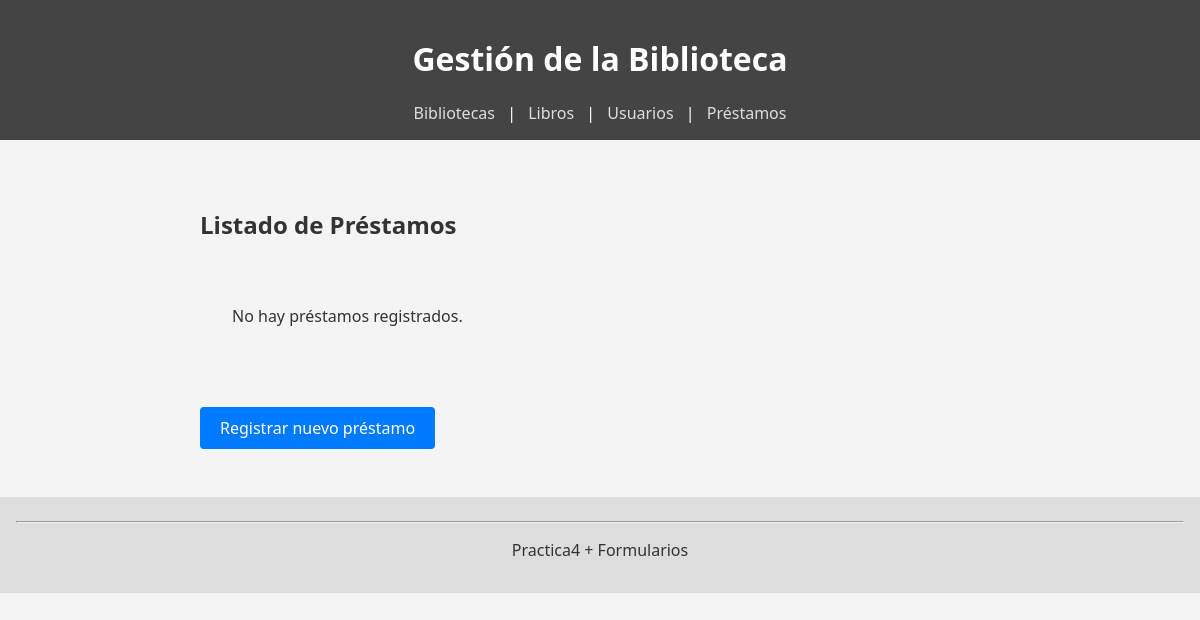
/practica4Formularios/prestamos/, run on an earlier commit of the app's database.
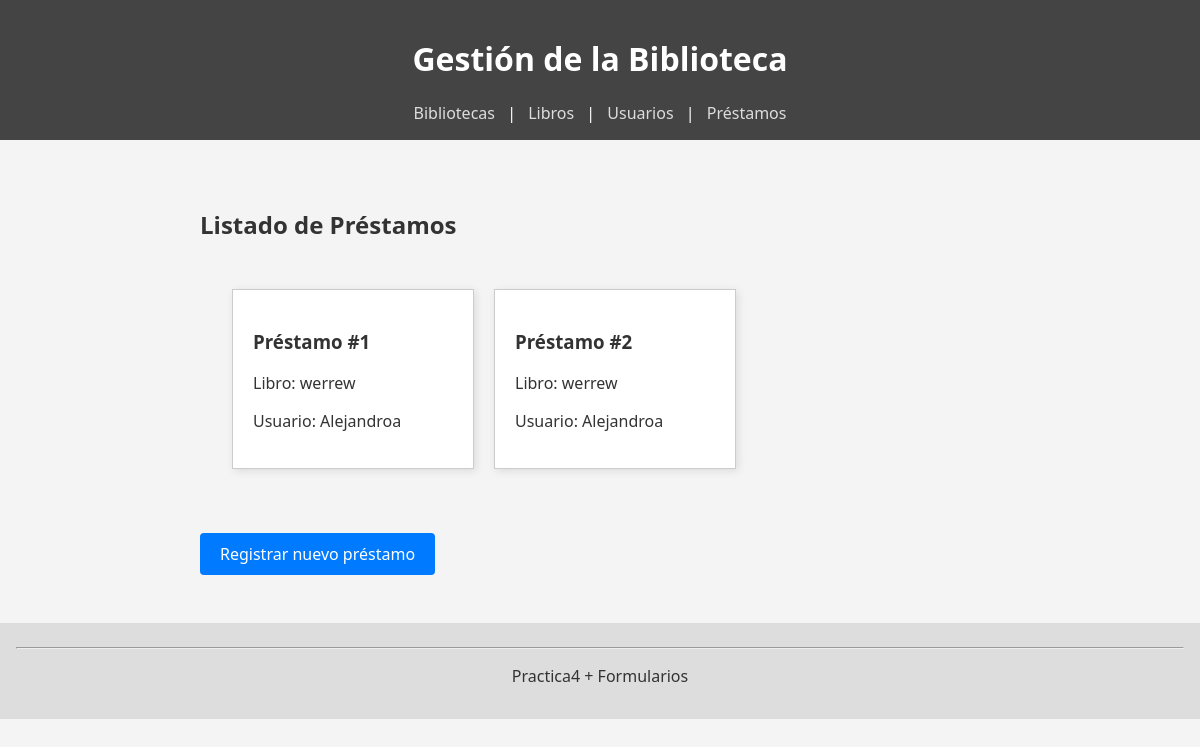
And on a later commit of the database.
### practica4Formularios/models.py (models this page shows, shortened)
class Prestamo(models.Model):
    libro = models.ForeignKey(Libro, on_delete=models.CASCADE, related_name='prestamos')
    usuario = models.ForeignKey(Usuario, on_delete=models.CASCADE, related_name='prestamos')
    fecha = models.DateField(auto_now_add=True)
    return_date = models.DateField(null=True, blank=True)  # Ahora es opcional

class Libro(models.Model):
    titulo = models.CharField(max_length=100)
    autor = models.CharField(max_length=100)
    biblioteca = models.ForeignKey(Biblioteca, on_delete=models.CASCADE, related_name='libros')

class Usuario(models.Model):
    nombre = models.CharField(max_length=100)
    email = models.EmailField()
    libros = models.ManyToManyField(Libro, through='Prestamo', related_name='usuarios')

### practica4Formularios/views.py (the view)
# urls.py: path('prestamos/', views.lista_prestamos, name='lista_prestamos'),
def lista_prestamos(request):
    prestamos = Prestamo.objects.all()
    return render(request, 'prestamos.html', {'prestamos': prestamos})

### practica4Formularios/templates/prestamos.html (shortened to what this page needs)
{% extends "base.html" %}
{% block content %}
    <h2>Listado de Préstamos</h2>
    <div class="box-container">
        {% for prestamo in prestamos %}
            <a href="{% url 'detalle_prestamo' prestamo.id %}" class="box">
                <h3>Préstamo #{{ prestamo.id }}</h3>
                <p>Libro: {{ prestamo.libro.titulo }}</p>
                <p>Usuario: {{ prestamo.usuario.nombre }}</p>
            </a>
        {% empty %}
            <p>No hay préstamos registrados.</p>
        {% endfor %}
    </div>
    <a href="{% url 'nuevo_prestamo' %}" class="btn-add">Registrar nuevo préstamo</a>
{% endblock %}

What changed in the data, as far as the page shows it:
added Prestamo: id "1", libro.titulo "werrew", usuario.nombre "Alejandroa"
added Prestamo: id "2", libro.titulo "werrew", usuario.nombre "Alejandroa"
Also different on the page:
text no longer shown: "No hay préstamos registrados."
